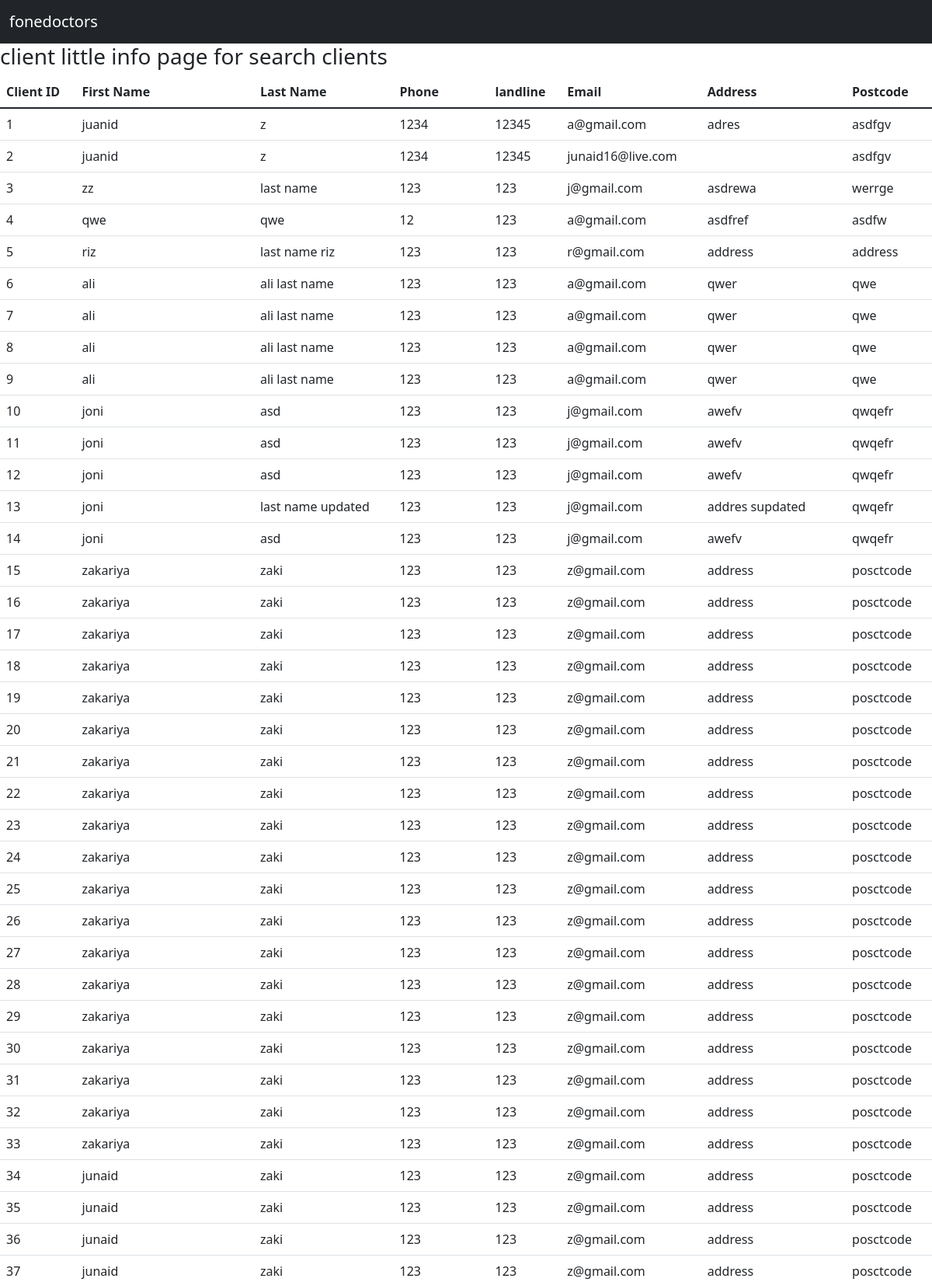
Screenshot of /Client_little_info (upper part) with the database file from the repository.
### customer/models.py (models this page shows, shortened)
class Customer(models.Model):
    id = models.AutoField(primary_key=True)
    first_name = models.CharField(max_length=250)
    last_name = models.CharField(max_length=250)
    phone  = models.IntegerField()
    landline  = models.IntegerField()
    email = models.EmailField(max_length=250)
    address = models.CharField(max_length=250)
    postcode = models.CharField(max_length=250)
    created_date = models.DateTimeField(null=True, blank= True)#
    created_by = models.ForeignKey(User,on_delete=models.CASCADE, null=True, blank=True)

### customer/views.py (the view)
# urls.py: path('Client_little_info', views.Client_little_info, name='Client_little_info'),
def Client_little_info(request):
    find_client = Customer.objects.all()
    context = {'search_clients_context':find_client}
    return render(request, 'Client_little_info.html',context )

### templates/Client_little_info.html
{% extends 'base.html' %}
{% block content %}
<h3>client little info  page for search clients</h3>
    <table class="table table-hover " >
        <thead>
          <tr>
            <th >  Client ID</th>
            <th >First Name</th>
            <th >Last Name</th>
            <th >Phone </th>
            <th >landline </th>
            <th >Email </th>
            <th >Address </th>
            <th >Postcode</th>
          </tr>
        </thead>
        <tbody>
            {% for search_clients in search_clients_context %}
          <tr>
            <td>  {{ search_clients.id }} </td>
            <td>{{search_clients.first_name}}</td>
            <td>{{search_clients.last_name}}</td>
            <td>{{search_clients.phone}}</td>
            <td>{{search_clients.landline}}</td>
            <td>{{search_clients.email}}</td>
            <td>{{search_clients.address}}</td>
            <td>{{search_clients.postcode}}</td>
          </tr>
          {% endfor %}
        </tbody>
      </table>
{% endblock %}

### rows the page displays
Customer: id "1", first_name "juanid", last_name "z", phone "1234", landline "12345", email "a@gmail.com", address "adres", postcode "asdfgv"
Customer: id "2", first_name "juanid", last_name "z", phone "1234", landline "12345", email "junaid16@live.com", postcode "asdfgv"
Customer: id "3", first_name "zz", last_name "last name", phone "123", landline "123", email "j@gmail.com", address "asdrewa", postcode "werrge"
Customer: id "4", first_name "qwe", last_name "qwe", phone "12", landline "123", email "a@gmail.com", address "asdfref", postcode "asdfw"
Customer: id "5", first_name "riz", last_name "last name riz", phone "123", landline "123", email "r@gmail.com", address "address", postcode "address"
Customer: id "6", first_name "ali", last_name "ali last name", phone "123", landline "123", email "a@gmail.com", address "qwer", postcode "qwe"
Customer: id "7", first_name "ali", last_name "ali last name", phone "123", landline "123", email "a@gmail.com", address "qwer", postcode "qwe"
Customer: id "8", first_name "ali", last_name "ali last name", phone "123", landline "123", email "a@gmail.com", address "qwer", postcode "qwe"
Customer: id "9", first_name "ali", last_name "ali last name", phone "123", landline "123", email "a@gmail.com", address "qwer", postcode "qwe"
Customer: id "10", first_name "joni", last_name "asd", phone "123", landline "123", email "j@gmail.com", address "awefv", postcode "qwqefr"
Customer: id "11", first_name "joni", last_name "asd", phone "123", landline "123", email "j@gmail.com", address "awefv", postcode "qwqefr"
Customer: id "12", first_name "joni", last_name "asd", phone "123", landline "123", email "j@gmail.com", address "awefv", postcode "qwqefr"
Customer: id "13", first_name "joni", last_name "last name updated", phone "123", landline "123", email "j@gmail.com", address "addres supdated", postcode "qwqefr"
Customer: id "14", first_name "joni", last_name "asd", phone "123", landline "123", email "j@gmail.com", address "awefv", postcode "qwqefr"
Customer: id "15", first_name "zakariya", last_name "zaki", phone "123", landline "123", email "z@gmail.com", address "address", postcode "posctcode"
Customer: id "16", first_name "zakariya", last_name "zaki", phone "123", landline "123", email "z@gmail.com", address "address", postcode "posctcode"
Customer: id "17", first_name "zakariya", last_name "zaki", phone "123", landline "123", email "z@gmail.com", address "address", postcode "posctcode"
Customer: id "18", first_name "zakariya", last_name "zaki", phone "123", landline "123", email "z@gmail.com", address "address", postcode "posctcode"
Customer: id "19", first_name "zakariya", last_name "zaki", phone "123", landline "123", email "z@gmail.com", address "address", postcode "posctcode"
Customer: id "20", first_name "zakariya", last_name "zaki", phone "123", landline "123", email "z@gmail.com", address "address", postcode "posctcode"
Customer: id "21", first_name "zakariya", last_name "zaki", phone "123", landline "123", email "z@gmail.com", address "address", postcode "posctcode"
Customer: id "22", first_name "zakariya", last_name "zaki", phone "123", landline "123", email "z@gmail.com", address "address", postcode "posctcode"
Customer: id "23", first_name "zakariya", last_name "zaki", phone "123", landline "123", email "z@gmail.com", address "address", postcode "posctcode"
Customer: id "24", first_name "zakariya", last_name "zaki", phone "123", landline "123", email "z@gmail.com", address "address", postcode "posctcode"
Customer: id "25", first_name "zakariya", last_name "zaki", phone "123", landline "123", email "z@gmail.com", address "address", postcode "posctcode"
Customer: id "26", first_name "zakariya", last_name "zaki", phone "123", landline "123", email "z@gmail.com", address "address", postcode "posctcode"
Customer: id "27", first_name "zakariya", last_name "zaki", phone "123", landline "123", email "z@gmail.com", address "address", postcode "posctcode"
Customer: id "28", first_name "zakariya", last_name "zaki", phone "123", landline "123", email "z@gmail.com", address "address", postcode "posctcode"
Customer: id "29", first_name "zakariya", last_name "zaki", phone "123", landline "123", email "z@gmail.com", address "address", postcode "posctcode"
Customer: id "30", first_name "zakariya", last_name "zaki", phone "123", landline "123", email "z@gmail.com", address "address", postcode "posctcode"
Customer: id "31", first_name "zakariya", last_name "zaki", phone "123", landline "123", email "z@gmail.com", address "address", postcode "posctcode"
Customer: id "32", first_name "zakariya", last_name "zaki", phone "123", landline "123", email "z@gmail.com", address "address", postcode "posctcode"
Customer: id "33", first_name "zakariya", last_name "zaki", phone "123", landline "123", email "z@gmail.com", address "address", postcode "posctcode"
Customer: id "34", first_name "junaid", last_name "zaki", phone "123", landline "123", email "z@gmail.com", address "address", postcode "posctcode"
Customer: id "35", first_name "junaid", last_name "zaki", phone "123", landline "123", email "z@gmail.com", address "address", postcode "posctcode"
Customer: id "36", first_name "junaid", last_name "zaki", phone "123", landline "123", email "z@gmail.com", address "address", postcode "posctcode"
Customer: id "37", first_name "junaid", last_name "zaki", phone "123", landline "123", email "z@gmail.com", address "address", postcode "posctcode"
